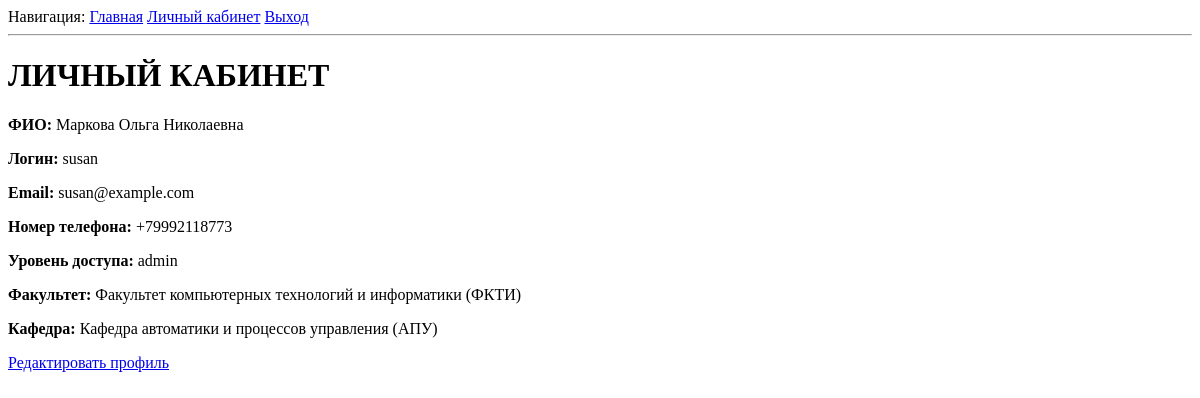
Page /PersonalArea/susan (signed in) on the earlier database version.
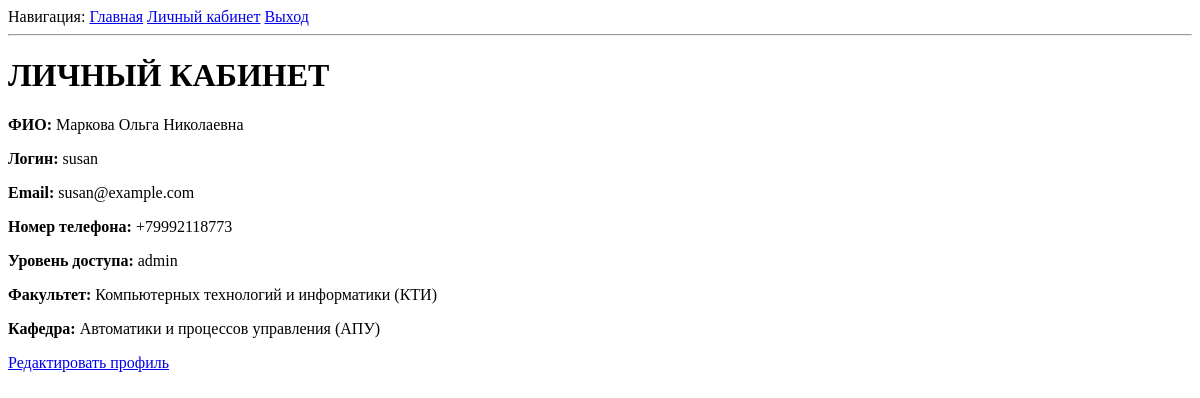
Same page on the later database version.
### app/models.py (models this page shows, shortened)
class User(UserMixin, db.Model):
    id = db.Column(db.Integer, primary_key=True)
    username = db.Column(db.String(64), index=True, unique=True)
    FullName = db.Column(db.String, index=True, unique=True)
    email = db.Column(db.String(120), index=True, unique=True)
    password_hash = db.Column(db.String(128))
    Faculty_id = db.Column(db.Integer)
    Department_id = db.Column(db.Integer, db.ForeignKey('department.id'))
    Phone = db.Column(db.String(12))
    access = db.Column(db.String)
    form_all = db.relationship('Form_all', backref='author', lazy='dynamic')

class Faculty(db.Model): #ФАКУЛЬТЕТ
    id = db.Column(db.Integer, primary_key=True)
    abbreviation = db.Column(db.String)
    name = db.Column(db.String)
    Department = db.relationship('Department', backref='faculty', lazy='dynamic')

class Department(db.Model): # КАФЕДРА
    Faculty_id = db.Column(db.Integer, db.ForeignKey('faculty.id'))
    id = db.Column(db.Integer, primary_key=True)
    abbreviation = db.Column(db.String)
    name = db.Column(db.String)
    workers = db.relationship('User', backref='worker', lazy='dynamic')

### app/routes.py (the view)
@app.route('/PersonalArea/<username>')
@login_required
def PersonalArea(username):
    user = User.query.filter_by(username=username).first_or_404()
    FacultyN = Faculty.query.get(user.Faculty_id)
    DepartmentN = Department.query.get(user.Department_id)
    return render_template('PersonalArea.html', user=user, FacultyN=FacultyN, DepartmentN=DepartmentN, title='PersonalArea')

### app/models.py (called while the page is built)
@login.user_loader
def load_user(id):
    return User.query.get(int(id))

### app/templates/PersonalArea.html
{% extends "base.html" %}
{% block content %}
    <h1>ЛИЧНЫЙ КАБИНЕТ</h1>
    <p><b>ФИО:</b> {{ user.FullName }}</p>
    <p><b>Логин:</b> {{ user.username }}</p>
    <p><b>Email:</b> {{ user.email }}</p>
    <p><b>Номер телефона:</b> {{ user.Phone }}</p>
    <p><b>Уровень доступа:</b> {{ user.access }}</p>
    <p><b>Факультет:</b> {{ FacultyN.name }} ({{ FacultyN.abbreviation }})</p>
    <p><b>Кафедра:</b> {{ DepartmentN.name }} ({{ DepartmentN.abbreviation }})</p>
    {% if user == current_user %}
    <p><a href="{{ url_for('edit_profile') }}">Редактировать профиль</a></p>
    {% endif %}
{% endblock %}

### app/templates/base.html (shortened to what this page needs)
<html>
    <head>
    </head>
    <body>
        <div>
    Навигация:
    {% if current_user.is_anonymous %}
    <a href="{{ url_for('login') }}">Вход</a>
    {% else %}
    <a href="{{ url_for('index') }}">Главная</a>
    <a href="{{ url_for('PersonalArea', username=current_user.username) }}">Личный кабинет</a>
    <a href="{{ url_for('logout') }}">Выход</a>
    {% endif %}
        </div>
        <hr>
        {% block content %}{% endblock %}
    </body>
</html>

Differences in the rows shown:
changed Faculty: name "Факультет компьютерных технологий и информатики" → "Компьютерных технологий и информатики"; abbreviation "ФКТИ" → "КТИ"
changed Department "АПУ": name "Кафедра автоматики и процессов управления" → "Автоматики и процессов управления"
